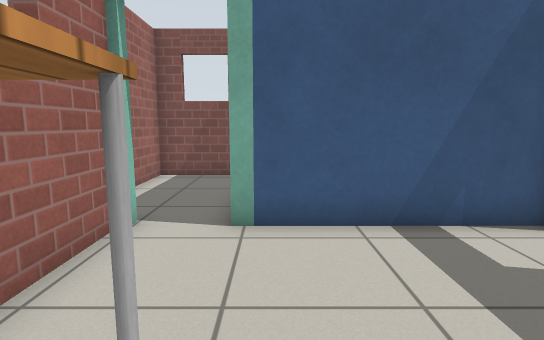
view 1 (above)

21 first-person views from a walk through a Gazebo world. The camera is 0.9 m above the floor, tilts 8° down and sees 80° across. The floor is counted in squares, 0.5 m on a side. Each view is taken from the middle of a square. On the plan, view 1 faces up. The plan holds only what a view shows up to about 17 squares ahead; the rest is blank. Robots are left out. Gazebo's built-in surfaces are drawn with simple patterns.

view 2
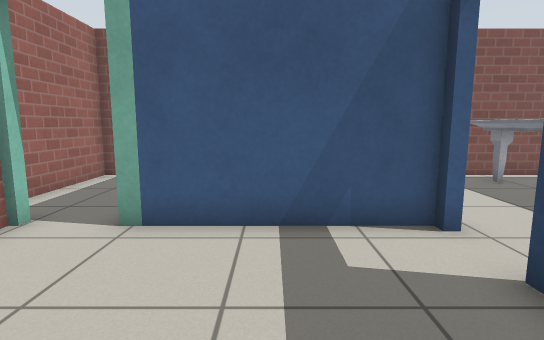

view 3
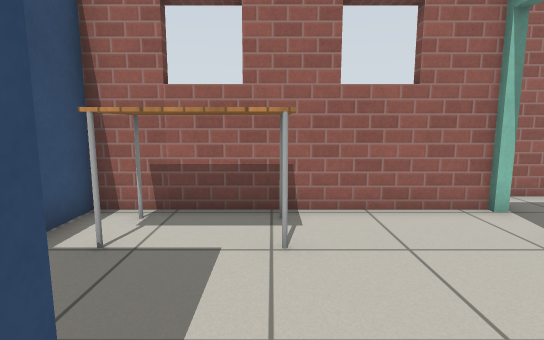

view 4
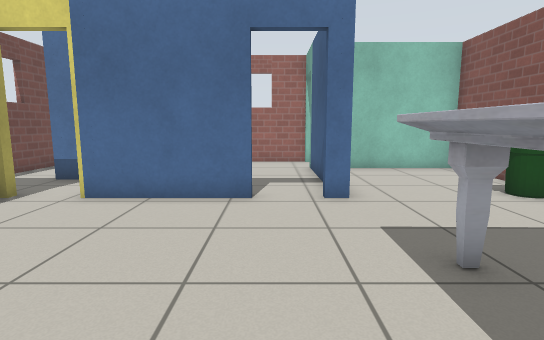

view 5
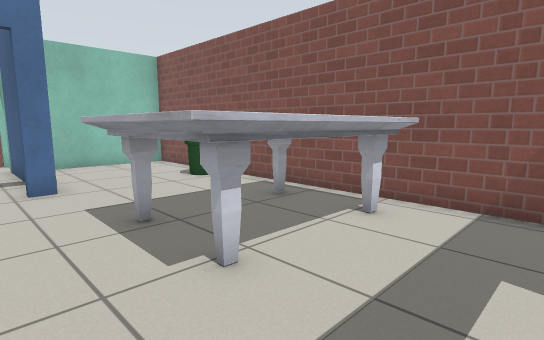

view 6
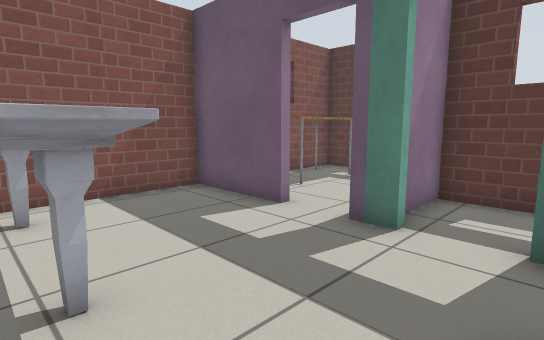

view 7
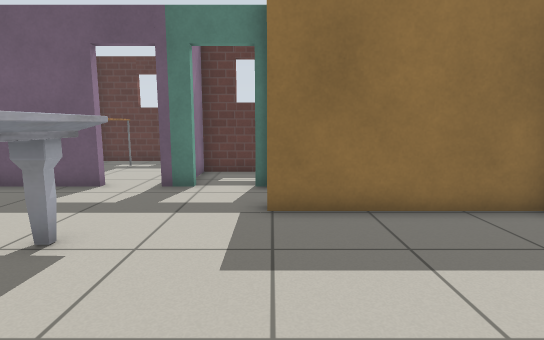

view 8
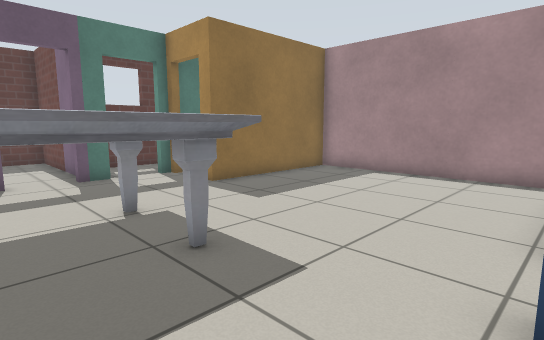

view 9
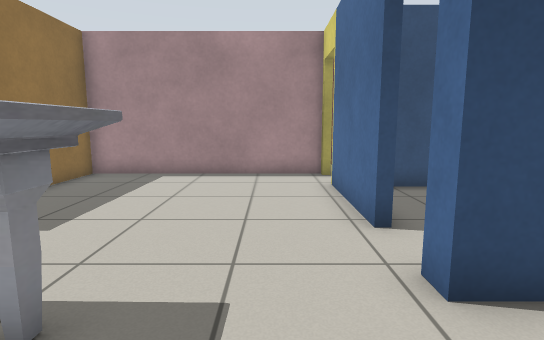

view 10
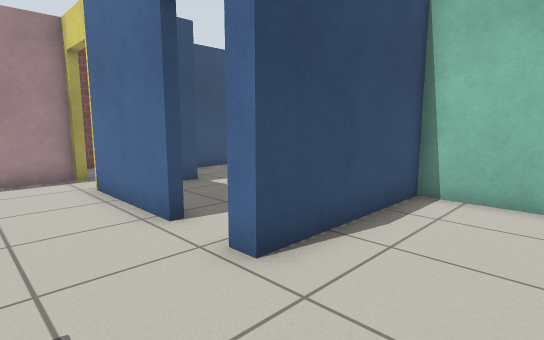

view 11
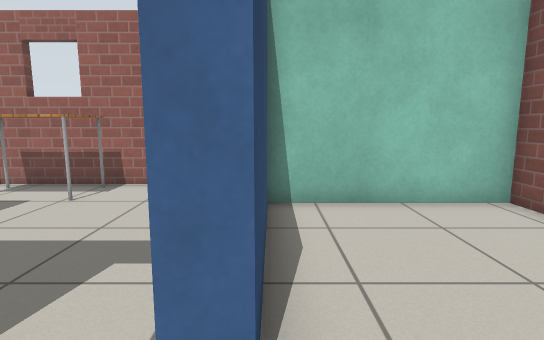

view 12
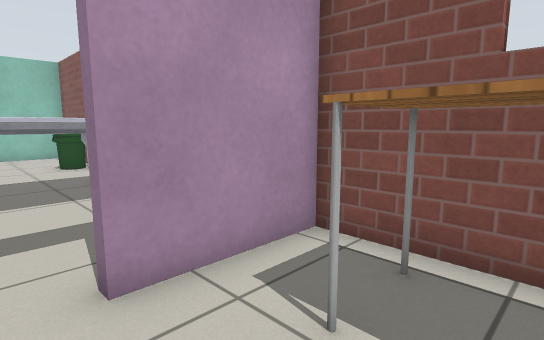

view 13
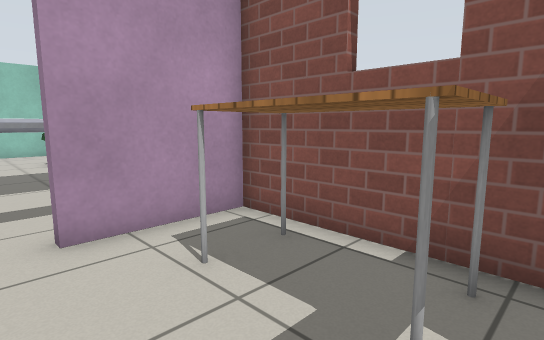

view 14
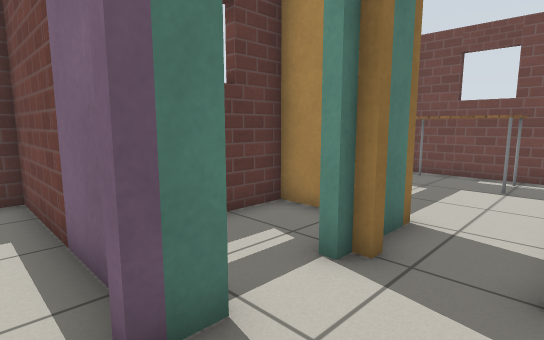

view 15
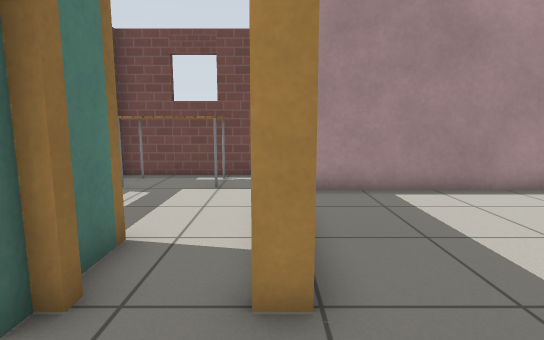

view 16
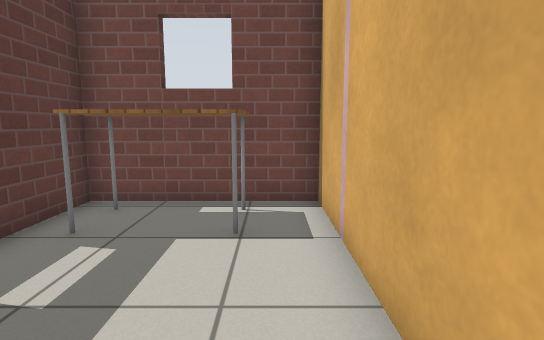

view 17
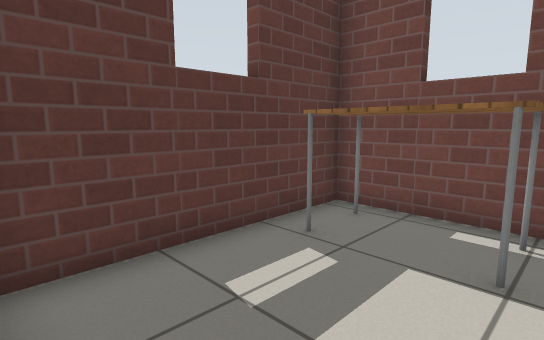

view 18
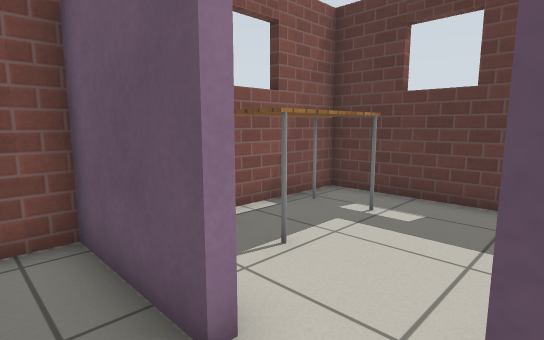

view 19
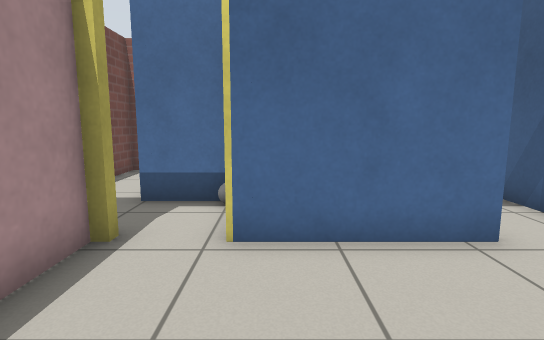

view 20
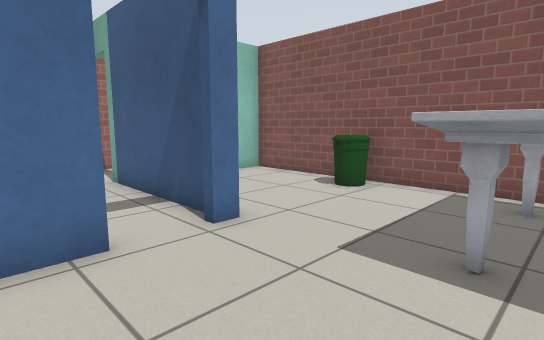

view 21
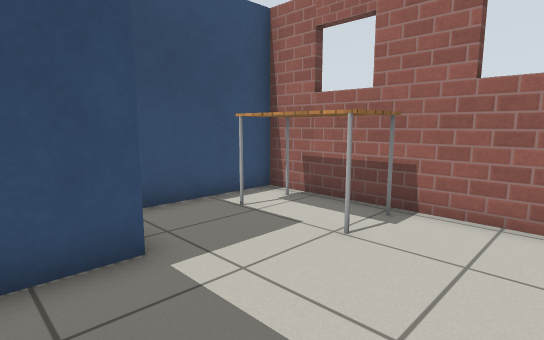

### Floor plan
Ten units are one square. View 1 is at (0, 0); x grows to the right and y downward. Boxes are objects, and circles mark ways between rooms. Rooms are numbered by the first view taken in them; rooms with no view inside come last. Other rooms are left out.
<svg viewBox="-45 -120 280 180">
<path fill="none" stroke="#000" d="M21 3 37 3M-27 -56 -27 28 12 28M50 -56 -8 -56M52 -36 52 7M163 -53 163 -63M163 -80 163 -115 -3 -115 -3 -59 52 -59 52 -53M52 24 52 28 136 28 136 -31 142 -31M176 -59 230 -59 230 -115 166 -115 166 -80M163 -10 163 -26M139 -9 139 55 193 55 193 -7M-14 -115 -40 -115 -40 -62M181 -14 193 -14 193 -56 174 -56"/>
<rect x="-25" y="-15" width="20" height="30" fill="#bbb"><title>table</title></rect>
<rect x="35" y="-115" width="20" height="20" fill="#bbb"><title>bin</title></rect>
<rect x="85" y="-115" width="40" height="60" fill="#bbb"><title>marble table</title></rect>
<rect x="185" y="-115" width="30" height="30" fill="#bbb"><title>table</title></rect>
<rect x="155" y="25" width="30" height="30" fill="#bbb"><title>table</title></rect>
<circle cx="50" cy="-45" r="3" fill="#2a7"/>
<circle cx="-15" cy="-60" r="3" fill="#2a7"/>
<circle cx="163" cy="-73" r="3" fill="#2a7"/>
<circle cx="162" cy="-40" r="3" fill="#2a7"/>
<text x="10" y="-20">1</text>
<text x="90" y="-60">2</text>
<text x="200" y="-90">3</text>
<text x="170" y="20">4</text>
<text x="-30" y="-90">5</text>
<text x="180" y="-30">6</text>
</svg>
Room 1 opens to room 2. Room 1 opens to room 5. Room 2 opens to room 3. Room 2 opens to room 6.

Where each view was taken, in squares from view 1:
view 1: 0 up, 0 right, facing up
view 2: 0 up, 2 right, facing up
view 3: 1 up, 4 right, facing left
view 4: 4 up, 13 right, facing left
view 5: 4 up, 15 right, facing up-left
view 6: 3 up, 11 right, facing up-right
view 7: 3 up, 7 right, facing right
view 8: 9 up, 5 right, facing down-right
view 9: 9 up, 7 right, facing down
view 10: 9 up, 8 right, facing down-left
view 11: 6 up, 7 right, facing left
view 12: 7 up, 20 right, facing up-left
view 13: 7 up, 22 right, facing up-left
view 14: 7 up, 14 right, facing down-right
view 15: 6 up, 14 right, facing down
view 16: 2 up, 15 right, facing down
view 17: 1 up, 15 right, facing down-right
view 18: 6 up, 15 right, facing up-right
view 19: 0 up, 10 right, facing left
view 20: 2 up, 10 right, facing up-left
view 21: 4 up, 4 right, facing down-left
